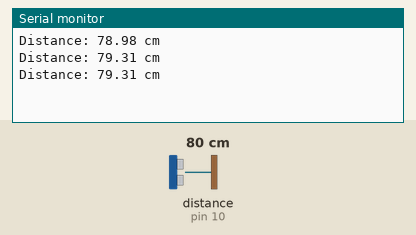
The sketch below on a simulated Arduino Uno, built with avr-gcc and run on an emulated ATmega328P. Parts: the last lines printed to the serial monitor. Wiring (inferred from the names in the program): ultrasonic range finder: trigger pin 9; echo pin 10. Inputs (shaded band) come from the test bench; at power-on: distance to the obstacle (sensor on pin 10) 80 cm. The echo pulse lasts 58.3 µs per cm.

Above: at 1.3 s.
1.4 s: distance to the obstacle (sensor on pin 10) set to 2 cm
At 1.9 s:
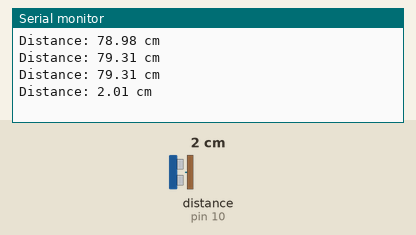
2.9 s: distance to the obstacle (sensor on pin 10) set to 4 cm
At 3.4 s:
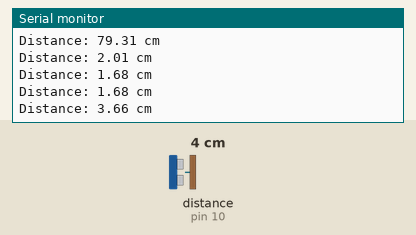
Timing chart, 0 to 5.9 s (numbered marks = the images above; inputs shaded):
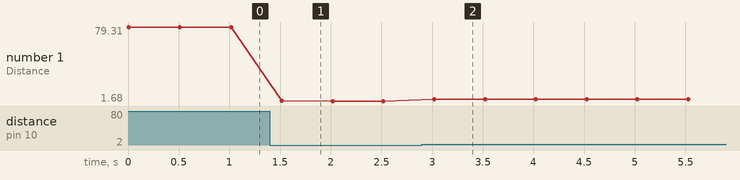

Measured:
- after the input at 1.4 s, the serial monitor: prints a new line after 0.12 s (image 1)
- after the input at 2.9 s, the serial monitor: prints a new line after 0.12 s (image 2)
- plotted number 1: 79.31 → 1.68 after the input at 1.4 s, 1.68 → 3.66 after the input at 2.9 s

The sketch:

ultrasonic-distance.ino
```cpp
/*
 * Project: Ultrasonic Sensor Interfacing
 * Author: Md Akhinoor Islam
 * ESE (Energy Science and Engineering), KUET
 * Description: Measure distance using HC-SR04 sensor and Arduino
 */

const int trigPin = 9;
const int echoPin = 10;
long duration;
float distance;

void setup() {
  Serial.begin(9600);              // Serial Monitor চালু করা
  pinMode(trigPin, OUTPUT);
  pinMode(echoPin, INPUT);
}

void loop() {
  digitalWrite(trigPin, LOW);      // আগে LOW দিয়ে শুরু
  delayMicroseconds(2);
  digitalWrite(trigPin, HIGH);     // HIGH pulse 10 μs
  delayMicroseconds(10);
  digitalWrite(trigPin, LOW);

  duration = pulseIn(echoPin, HIGH); // Echo pin এ HIGH pulse কতক্ষন থাকে
  distance = duration * 0.034 / 2;   // সময় → দূরত্বে রূপান্তর

  Serial.print("Distance: ");
  Serial.print(distance);
  Serial.println(" cm");

  delay(500); // অর্ধ সেকেন্ড বিরতি
}
```
